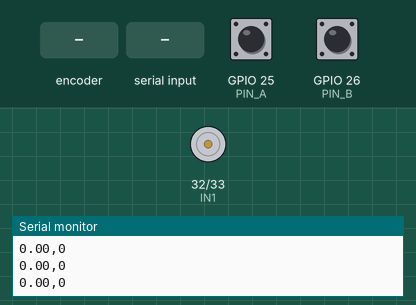
Recording of a sketch running on a simulated ESP32. Shown: motor-driver pin pairs drawn as motors (green arrow = first pin HIGH = forward, orange = second pin HIGH = backward, longer = more drive), the last lines printed to the serial monitor. Inputs (shaded band) come from the test bench; at power-on: GPIO 25 (PIN_A) HIGH, GPIO 26 (PIN_B) HIGH.

Above: at 1.2 s.
1.3 s: rotary encoder on GPIO 25 (PIN_A) / GPIO 26 (PIN_B) turned 3 steps (first pin leading)
At 1.45 s:
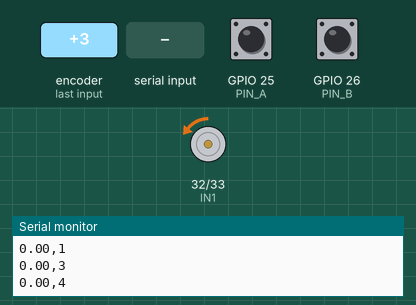
3.4 s: "P\n" received over Serial
At 3.9 s:
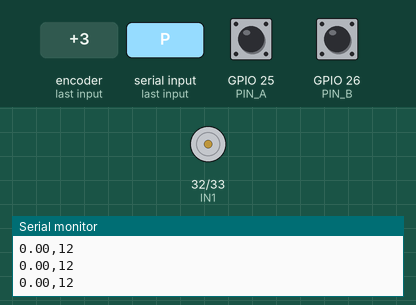
Timing chart, 0 to 6.4 s (numbered marks = the images above; inputs shaded):
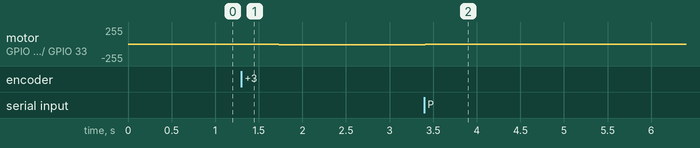

Measured:
- after the input at 1.3 s, motor on GPIO 32 (IN1) / GPIO 33 (IN2): moves from stopped to backward 9/255 over 0.45 s, starting at once
- after the input at 3.4 s, motor on GPIO 32 (IN1) / GPIO 33 (IN2): backward 9/255 → stopped at once

The sketch:

PID_Tune.ino
```cpp
#include <Arduino.h>

// --- PINES ---
const int IN1 = 32;
const int IN2 = 33;
const int PIN_A = 25;
const int PIN_B = 26;

// --- CONFIGURACIÓN PWM ---
const int frecuencia = 1000;
const int resol = 10;      // 0-1023
const double MAX_PWM = 1023.0;

// --- TIEMPO DE MUESTREO ---
const float DELTA_T_S = 0.01; // 10ms

// --- VARIABLES PID ---
double Kp = 3.2;
double Ki = 0.0;
double Kd = 0.0;

// Variables de estado
double referencia_posicion = 0.0;
double actuacion = 0.0;
double error_anterior = 0.0;
double suma_error = 0.0;

// --- VARIABLES ENCODER Y TIMER ---
volatile long contador = 0;
long contador_anterior = 0;

hw_timer_t *timer = NULL;
portMUX_TYPE timerMux = portMUX_INITIALIZER_UNLOCKED;

// --- INTERRUPCIONES ENCODER ---
void IRAM_ATTR manejador_interrupcion_A() {
  int a = digitalRead(PIN_A);
  int b = digitalRead(PIN_B);
  if (a == b) contador--; else contador++;
}

void IRAM_ATTR manejador_interrupcion_B() {
  int a = digitalRead(PIN_A);
  int b = digitalRead(PIN_B);
  if (a != b) contador--; else contador++;
}

// --- ACTUACIÓN MOTOR ---
void Ir_CW(int pwm_valor) {
  ledcWrite(IN1, pwm_valor);
  ledcWrite(IN2, 0);
}

void Ir_NCW(int pwm_valor) {
  ledcWrite(IN1, 0);
  ledcWrite(IN2, pwm_valor);
}

void Parar_Motor() {
  ledcWrite(IN1, 0);
  ledcWrite(IN2, 0);
}

void P3_actua_Segura(double actuacion_valor) {
  if (actuacion_valor > MAX_PWM) actuacion_valor = MAX_PWM;
  if (actuacion_valor < -MAX_PWM) actuacion_valor = -MAX_PWM;

  if (actuacion_valor > 0) Ir_CW((int)actuacion_valor);
  else if (actuacion_valor < 0) Ir_NCW((int)(-actuacion_valor));
  else Parar_Motor();
}

// --- ALGORITMO PID ---
void P3_PID_Segura(double referencia, double valor_actual) {
  double error = referencia - valor_actual;

  if (Ki > 0) {
    suma_error += error;

    // Anti-windup
    double max_suma = MAX_PWM / Ki;

    if (suma_error > max_suma) suma_error = max_suma;
    if (suma_error < -max_suma) suma_error = -max_suma;
  } else {
    suma_error = 0;
  }

  actuacion = (Kp * error) + (Ki * suma_error) + (Kd * (error - error_anterior));

  error_anterior = error;
}

// --- INTERRUPCIÓN TIMER ---
void IRAM_ATTR ISR_Control_PID() {
  long pos_actual;
  portENTER_CRITICAL_ISR(&timerMux);
  pos_actual = contador;
  portEXIT_CRITICAL_ISR(&timerMux);

  P3_PID_Segura(referencia_posicion, (double)pos_actual);
  P3_actua_Segura(actuacion);
}

void setup() {
  Serial.begin(115200);

  // PWM
  ledcAttach(IN1, frecuencia, resol);
  ledcAttach(IN2, frecuencia, resol);

  // Encoder
  pinMode(PIN_A, INPUT_PULLUP);
  pinMode(PIN_B, INPUT_PULLUP);
  attachInterrupt(digitalPinToInterrupt(PIN_A), manejador_interrupcion_A, CHANGE);
  attachInterrupt(digitalPinToInterrupt(PIN_B), manejador_interrupcion_B, CHANGE);

  timer = timerBegin(1000000);
  timerAttachInterrupt(timer, &ISR_Control_PID);
  timerAlarm(timer, 10000, true, 0); // 10ms

  Serial.println("MODO DIRECTO: Kp, Ki, Kd.");
  Serial.println("Ejemplos: 'P 1.5', 'I 0.05', 'D 2.0' o '1000' (Ref)");
  Serial.println("Referencia,Posicion");
}

void loop() {
  // --- LECTURA COMANDOS ---
  if (Serial.available() > 0) {
    String entrada = Serial.readStringUntil('\n');
    entrada.trim();

    if (entrada.length() > 0) {
      char comando = toupper(entrada.charAt(0));

      if (comando == 'P' || comando == 'I' || comando == 'D') {
        double valor = entrada.substring(1).toDouble();

        if (comando == 'P') Kp = valor;
        if (comando == 'I') Ki = valor;
        if (comando == 'D') Kd = valor;

        Serial.print(">> SET PID | Kp:"); Serial.print(Kp);
        Serial.print(" Ki:"); Serial.print(Ki);
        Serial.print(" Kd:"); Serial.println(Kd);

      } else {
        referencia_posicion = entrada.toDouble();

        // Reset para estabilidad en el nuevo salto
        portENTER_CRITICAL(&timerMux);
        suma_error = 0.0;
        error_anterior = 0.0;
        portEXIT_CRITICAL(&timerMux);
      }
    }
  }

  // --- TELEMETRÍA (Excel) ---
  static unsigned long last_print = 0;
  if (millis() - last_print >= 50) {
    last_print = millis();

    long pos_print;
    portENTER_CRITICAL(&timerMux);
    pos_print = contador;
    portEXIT_CRITICAL(&timerMux);

    // CSV
    Serial.print(referencia_posicion);
    Serial.print(",");
    Serial.println(pos_print);
  }
}
```
